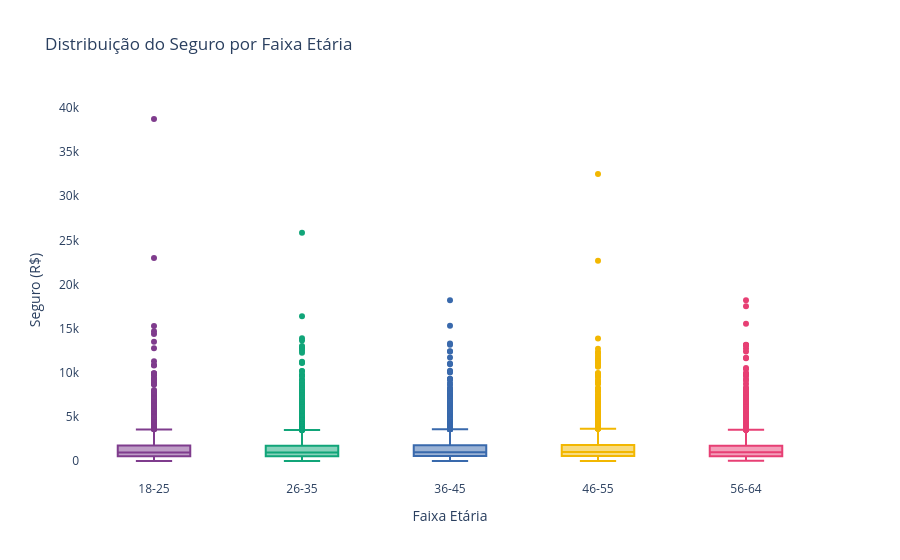

Source (notebook cell):
### Markdown cell above
## 2. Box Plot — Distribuição do Insurance por Faixa Etária

### Code cell
fig = px.box(
    df, x='Age_Group', y='Insurance',
    color='Age_Group',
    title='Distribuição do Seguro por Faixa Etária',
    labels={'Insurance': 'Seguro (R$)', 'Age_Group': 'Faixa Etária'},
    color_discrete_sequence=px.colors.qualitative.Bold,
    points='outliers',
    category_orders={'Age_Group': labels}
)
fig.update_layout(showlegend=False, plot_bgcolor='white')
fig.show()

# Cada caixa representa uma faixa etária e mostra 5 informações ao mesmo tempo:

# Linha do meio = mediana (valor central da faixa)
# Parte inferior da caixa = Q1 (25% dos dados ficam abaixo)
# Parte superior da caixa = Q3 (75% dos dados ficam abaixo)
# Bigodes = extensão dos valores típicos (1,5x o tamanho da caixa)
# Pontos isolados = outliers, ou seja, valores muito fora do padrão

# Com isso você consegue ver se faixas mais velhas 
# pagam mais seguro, se há mais variabilidade em 
# alguma faixa específica, e se existem 
# casos extremos (pessoas pagando valores absurdamente altos ou baixos).

### Figure 1 — Plotly figure (JSON) as saved in the notebook; plotly's stock layout.template omitted (floating-point values rounded to 4 significant figures; data arrays with more than 128 entries replaced by an {"elided": "..."} marker saying what was removed)
{"data": [{"alignmentgroup": "True", "boxpoints": "outliers", "hovertemplate": "Faixa Etária=%{x}<br>Seguro (R$)=%{y}<extra></extra>", "legendgroup": "18-25", "marker": {"color": "rgb(127, 60, 141)"}, "name": "18-25", "notched": false, "offsetgroup": "18-25", "orientation": "v", "showlegend": true, "type": "box", "x": {"elided": "3034 str values"}, "x0": " ", "xaxis": "x", "y": {"elided": "3034 float values"}, "y0": " ", "yaxis": "y"}, {"alignmentgroup": "True", "boxpoints": "outliers", "hovertemplate": "Faixa Etária=%{x}<br>Seguro (R$)=%{y}<extra></extra>", "legendgroup": "26-35", "marker": {"color": "rgb(17, 165, 121)"}, "name": "26-35", "notched": false, "offsetgroup": "26-35", "orientation": "v", "showlegend": true, "type": "box", "x": {"elided": "4148 str values"}, "x0": " ", "xaxis": "x", "y": {"elided": "4148 float values"}, "y0": " ", "yaxis": "y"}, {"alignmentgroup": "True", "boxpoints": "outliers", "hovertemplate": "Faixa Etária=%{x}<br>Seguro (R$)=%{y}<extra></extra>", "legendgroup": "36-45", "marker": {"color": "rgb(57, 105, 172)"}, "name": "36-45", "notched": false, "offsetgroup": "36-45", "orientation": "v", "showlegend": true, "type": "box", "x": {"elided": "4295 str values"}, "x0": " ", "xaxis": "x", "y": {"elided": "4295 float values"}, "y0": " ", "yaxis": "y"}, {"alignmentgroup": "True", "boxpoints": "outliers", "hovertemplate": "Faixa Etária=%{x}<br>Seguro (R$)=%{y}<extra></extra>", "legendgroup": "46-55", "marker": {"color": "rgb(242, 183, 1)"}, "name": "46-55", "notched": false, "offsetgroup": "46-55", "orientation": "v", "showlegend": true, "type": "box", "x": {"elided": "4224 str values"}, "x0": " ", "xaxis": "x", "y": {"elided": "4224 float values"}, "y0": " ", "yaxis": "y"}, {"alignmentgroup": "True", "boxpoints": "outliers", "hovertemplate": "Faixa Etária=%{x}<br>Seguro (R$)=%{y}<extra></extra>", "legendgroup": "56-64", "marker": {"color": "rgb(231, 63, 116)"}, "name": "56-64", "notched": false, "offsetgroup": "56-64", "orientation": "v", "showlegend": true, "type": "box", "x": {"elided": "3879 str values"}, "x0": " ", "xaxis": "x", "y": {"elided": "3879 float values"}, "y0": " ", "yaxis": "y"}], "layout": {"boxmode": "overlay", "legend": {"title": {"text": "Faixa Etária"}, "tracegroupgap": 0}, "plot_bgcolor": "white", "showlegend": false, "title": {"text": "Distribuição do Seguro por Faixa Etária"}, "xaxis": {"anchor": "y", "categoryarray": ["18-25", "26-35", "36-45", "46-55", "56-64", null], "categoryorder": "array", "domain": [0, 1], "title": {"text": "Faixa Etária"}}, "yaxis": {"anchor": "x", "domain": [0, 1], "title": {"text": "Seguro (R$)"}}}}
